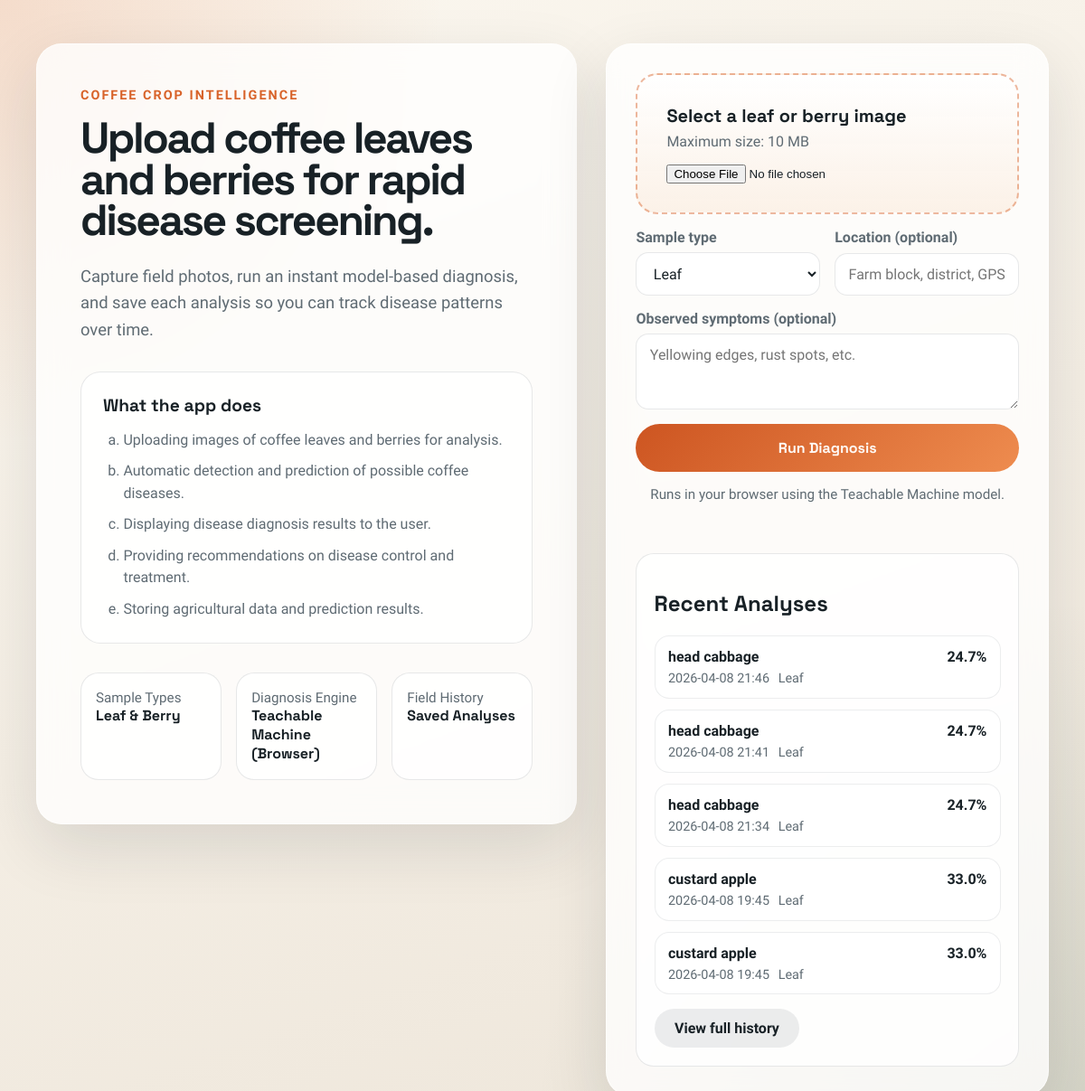
The page / on the database its author committed.
### tables this page shows
CREATE TABLE predictions (
                id INTEGER PRIMARY KEY AUTOINCREMENT,
                created_at TEXT NOT NULL,
                filename TEXT NOT NULL,
                mime_type TEXT NOT NULL,
                sample_type TEXT NOT NULL,
                location TEXT,
                notes TEXT,
                top_label TEXT NOT NULL,
                top_confidence REAL NOT NULL,
                predictions_json TEXT NOT NULL
            );

### app/routes.py (the view)
@main.route("/", methods=["GET", "POST"])
def index():
    context = {
        "error": None,
        "recent_predictions": [],
        "sample_type": "leaf",
        "location": "",
        "notes": "",
        "tm_model_url": current_app.config.get("TM_MODEL_URL"),
        "tm_metadata_url": current_app.config.get("TM_METADATA_URL"),
        "store_predictions": current_app.config.get("STORE_PREDICTIONS"),
        "top_predictions": current_app.config.get("TOP_PREDICTIONS", 5),
    }
    if request.method == "POST":
        context["error"] = (
            "Browser-based inference is required. Please enable JavaScript."
        )
    context["recent_predictions"] = _load_recent_predictions()
    return render_template("index.html", **context)

### app/routes.py (called while the page is built)
def _load_recent_predictions() -> list[dict[str, str | float]]:
    if not current_app.config.get("STORE_PREDICTIONS"):
        return []
    try:
        return list_recent_predictions(
            current_app.config["PREDICTIONS_DB"],
            limit=current_app.config["RECENT_PREDICTIONS_LIMIT"],
        )
    except Exception:
        current_app.logger.exception("Failed to load recent prediction history.")
        return []

### app/storage.py (called while the page is built)
def _connect(db_path: str) -> sqlite3.Connection:
    connection = sqlite3.connect(db_path)
    connection.row_factory = sqlite3.Row
    return connection

def list_recent_predictions(db_path: str, limit: int = 5) -> list[dict[str, str | float]]:
    with _connect(db_path) as connection:
        rows = connection.execute(
            """
            SELECT
                id,
                created_at,
                filename,
                sample_type,
                location,
                notes,
                top_label,
                top_confidence
            FROM predictions
            ORDER BY id DESC
            LIMIT ?
            """,
            (limit,),
        ).fetchall()
    return [dict(row) for row in rows]

### app/templates/index.html (shortened to what this page needs)
{% extends "base.html" %}
{% block content %}
<main class="layout">
  <section class="hero">
    <p class="eyebrow">Coffee Crop Intelligence</p>
    <h1>Upload coffee leaves and berries for rapid disease screening.</h1>
    <p class="lead">
      Capture field photos, run an instant model-based diagnosis, and save each
      analysis so you can track disease patterns over time.
    </p>
    <div class="workflow-card">
      <h2>What the app does</h2>
      <ol class="workflow-list">
        <li>Uploading images of coffee leaves and berries for analysis.</li>
        <li>Automatic detection and prediction of possible coffee diseases.</li>
        <li>Displaying disease diagnosis results to the user.</li>
        <li>Providing recommendations on disease control and treatment.</li>
        <li>Storing agricultural data and prediction results.</li>
      </ol>
    </div>
    <div class="feature-list">
      <div class="feature-card">
        <span>Sample Types</span>
        <strong>Leaf &amp; Berry</strong>
      </div>
      <div class="feature-card">
        <span>Diagnosis Engine</span>
        <strong>Teachable Machine (Browser)</strong>
      </div>
      <div class="feature-card">
        <span>Field History</span>
        <strong>Saved Analyses</strong>
      </div>
    </div>
  </section>
  <section class="panel">
    <form class="upload-form" method="post" enctype="multipart/form-data">
      <label class="dropzone" for="image">
        <span class="dropzone-title">Select a leaf or berry image</span>
        <span class="dropzone-subtitle">Maximum size: 10 MB</span>
        <input id="image" name="image" type="file" accept=".png,.jpg,.jpeg,.webp" required>
      </label>
      <div class="field-row">
        <div class="field">
          <label for="sample_type">Sample type</label>
          <select id="sample_type" name="sample_type">
            <option value="leaf" {% if sample_type == 'leaf' %}selected{% endif %}>Leaf</option>
          </select>
        </div>
        <div class="field">
          <label for="location">Location (optional)</label>
          <input
            id="location"
            name="location"
            type="text"
            placeholder="Farm block, district, GPS"
            value="{{ location }}"
          >
        </div>
      </div>
      <div class="field">
        <label for="notes">Observed symptoms (optional)</label>
        <textarea id="notes" name="notes" rows="3" placeholder="Yellowing edges, rust spots, etc.">{{ notes }}</textarea>
      </div>
      <button id="run-analysis" type="button">Run Diagnosis</button>
      <p class="form-note">Runs in your browser using the Teachable Machine model.</p>
    </form>
    {% if recent_predictions %}
    <div class="history">
      <h2>Recent Analyses</h2>
      <ul class="history-list">
        {% for record in recent_predictions %}
        <li>
          <div class="history-main">
            <strong>{{ record.top_label }}</strong>
            <span>{{ "%.1f"|format(record.top_confidence * 100) }}%</span>
          </div>
          <div class="history-meta">
            <span>{{ record.created_at }}</span>
            <span>{{ record.sample_type|title }}</span>
          </div>
        </li>
        {% endfor %}
      </ul>
      <a class="button-link subtle" href="{{ url_for('main.history') }}">View full history</a>
    </div>
    {% endif %}
  </section>
</main>
{% endblock %}

### app/templates/base.html (shortened to what this page needs)
<!doctype html>
<html lang="en">
  <head>
    <link rel="stylesheet" href="{{ url_for('static', filename='css/styles.css') }}">
  </head>
  <body>
    {% block content %}{% endblock %}
  </body>
</html>

### rows shown on the page
predictions: top_label "head cabbage", record.top_confidence*100 "24.7", created_at "2026-04-08 21:46", sample_type "Leaf"
predictions: top_label "head cabbage", record.top_confidence*100 "24.7", created_at "2026-04-08 21:41", sample_type "Leaf"
predictions: top_label "head cabbage", record.top_confidence*100 "24.7", created_at "2026-04-08 21:34", sample_type "Leaf"
predictions: top_label "custard apple", record.top_confidence*100 "33.0", created_at "2026-04-08 19:45", sample_type "Leaf"
predictions: top_label "custard apple", record.top_confidence*100 "33.0", created_at "2026-04-08 19:45", sample_type "Leaf"
